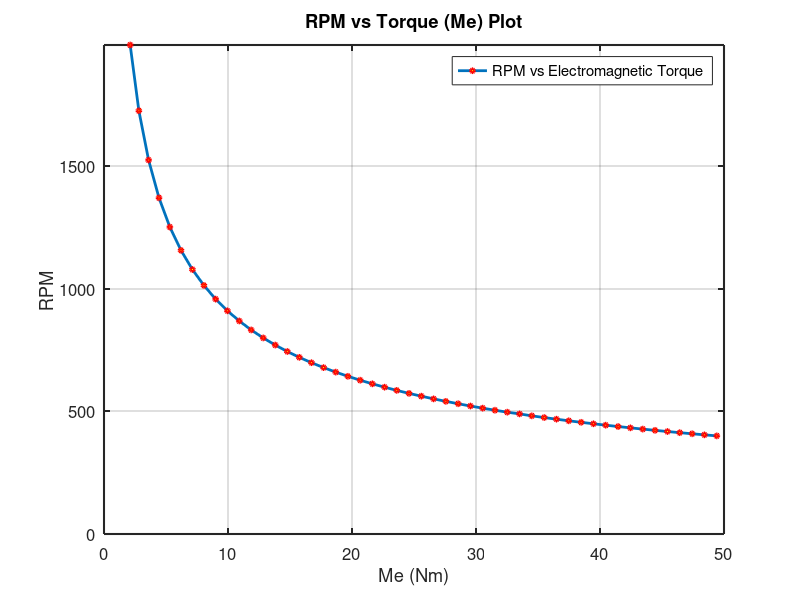

Write MATLAB code to recreate this figure.
%% diegersh seiras

rpm = [1993, 1725, 1524, 1370, 1251, 1156, 1078, 1013, 957.3, 909.7, 868.3, 831.7, 799.2, 770.1, 743.8, 720, 698.2, 678.2, 659.8, 642.7, 626.8, 612.1, 598.3, 585.3, 573.1, 561.7, 550.8, 540.6, 530.9, 521.6, 512.9, 504.5, 496.5, 489.5, 481.6, 474.6, 467.9, 461.4, 455.2, 449.3, 443.5, 438, 432.7, 427.5, 422.5, 417.7, 413, 408.5, 404.2, 399.9];
Me = [2.111, 2.812, 3.596, 4.435, 5.31, 6.21, 7.129, 8.06, 9.003, 9.953, 10.91, 11.87, 12.84, 13.81, 14.78, 15.75, 16.73, 17.71, 18.69, 19.67, 20.66, 21.64, 22.63, 23.61, 24.6, 25.59, 26.58, 27.57, 28.56, 29.55, 30.54, 31.53, 32.52, 33.51, 34.5, 35.5, 36.49, 37.48, 38.48, 39.47, 40.46, 41.46, 42.45, 43.45, 44.44, 45.44, 46.43, 47.43, 48.42, 49.42];
figure;
plot(Me, rpm, '-o', 'MarkerSize', 3, 'LineWidth', 2, 'MarkerEdgeColor', 'red', 'MarkerFaceColor', 'yellow');
xlabel('Me (Nm)');
ylabel('RPM');
ylim([0 inf]);
title('RPM vs Torque (Me) Plot');
grid on;
legend('RPM vs Electromagnetic Torque', 'Location', 'best');
set(gca, 'FontSize', 12); 
set(gca, 'LineWidth', 1.5); 
box on; 
